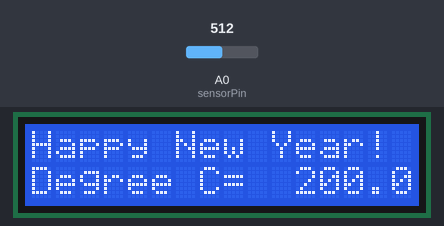
Recording of a sketch running on a simulated Arduino Uno, built with avr-gcc and run on an emulated ATmega328P. On the bench: 16×2 character LCD. The inputs (shaded band) are chosen by the test bench; at power-on: A0 (sensorPin) = 512. What the sketch prints to the serial monitor is not drawn.

Above: at 1.2 s.
1.3 s: A0 (sensorPin) set to 324
At 3.7 s:
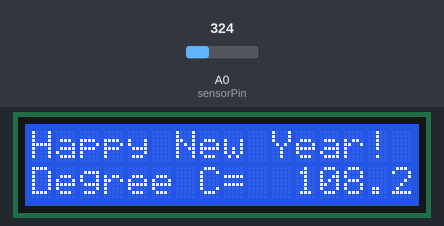
5.2 s: A0 (sensorPin) set to 297
At 7.3 s:
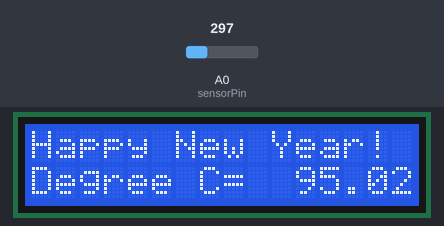
9.1 s: A0 (sensorPin) set to 306
At 13.2 s:
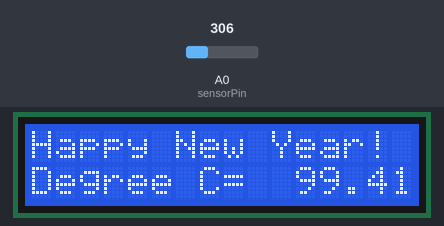
Timing chart, 0 to 14.7 s (numbered marks = the images above; inputs shaded):
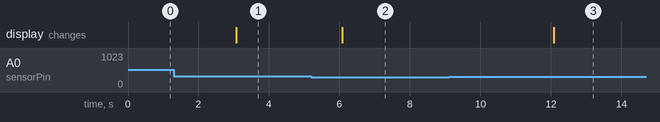

Measured:
- after the input at 1.3 s, the display: changes after 1.8 s (image 1)
- after the input at 5.2 s, the display: changes after 0.87 s (image 2)
- after the input at 9.1 s, the display: changes after 3.0 s (image 3)

The sketch:

lcd_temp.ino
```cpp
#include <LiquidCrystal.h>

LiquidCrystal lcd(12, 11, 5, 4, 3, 2);

const int sensorPin = A0;


void setup(){
  Serial.begin(9600);
  lcd.begin(16,2);
  lcd.print("Happy New Year!");
  lcd.setCursor(0,1);
  lcd.print("Degree C=");
}

void loop() {

  int sensorValue = analogRead(sensorPin);
  float voltage = (sensorValue/1024.0) * 5.0;
  float temperature = (voltage - 0.5) * 100;
  Serial.print("Sensor Value=");
  Serial.print(sensorValue);
  Serial.print("\t volt=");
  Serial.print(voltage);
  Serial.print("\t degree C=");
  Serial.println(temperature);
  lcd.setCursor(11,1);
  lcd.print(temperature);
  delay(3000);

}
```
